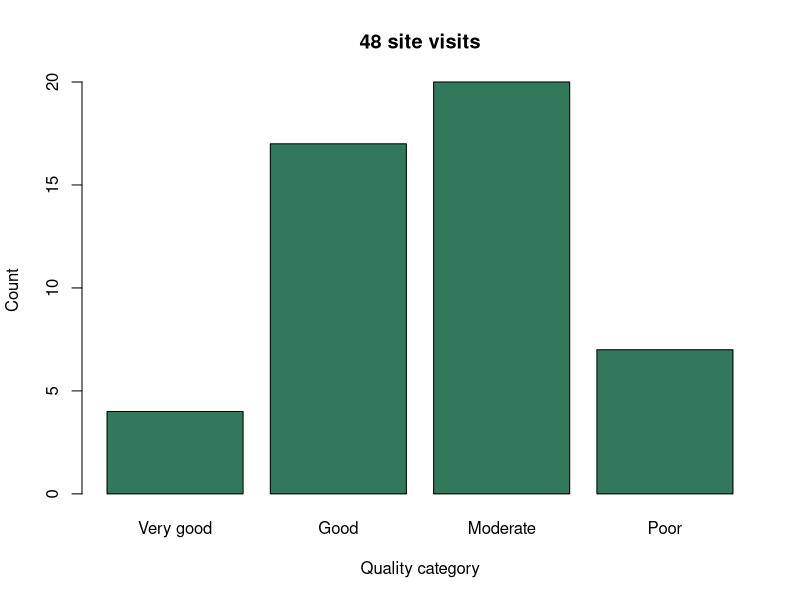
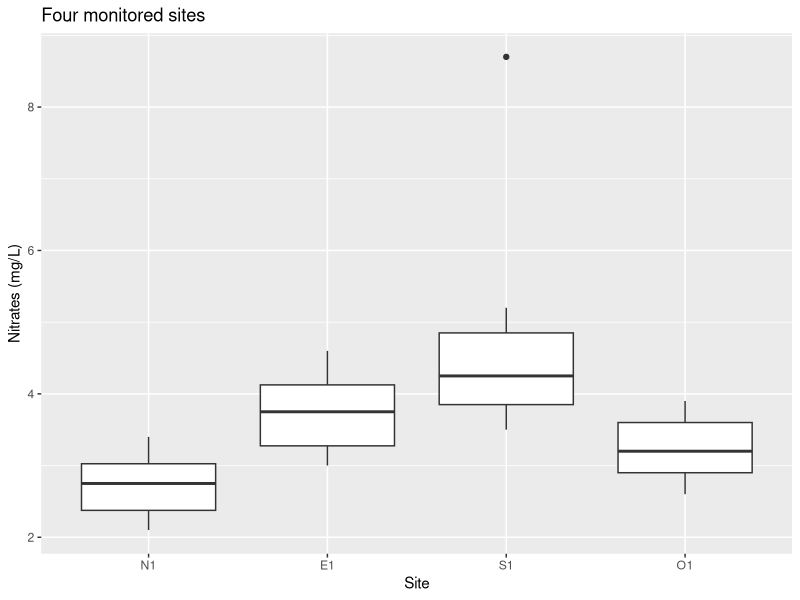
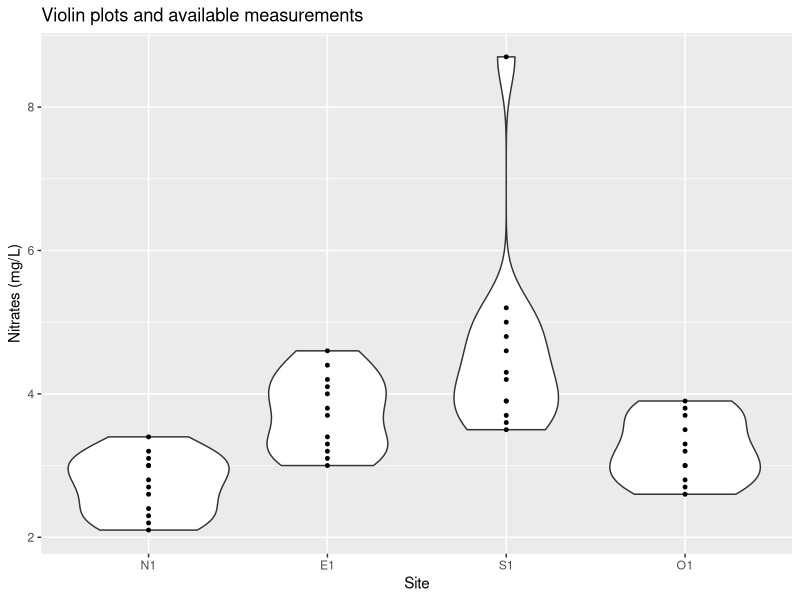
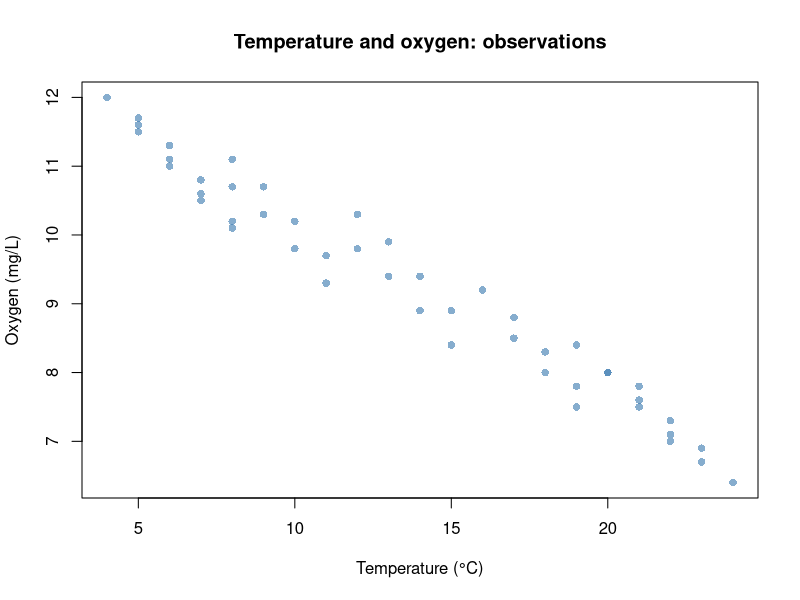
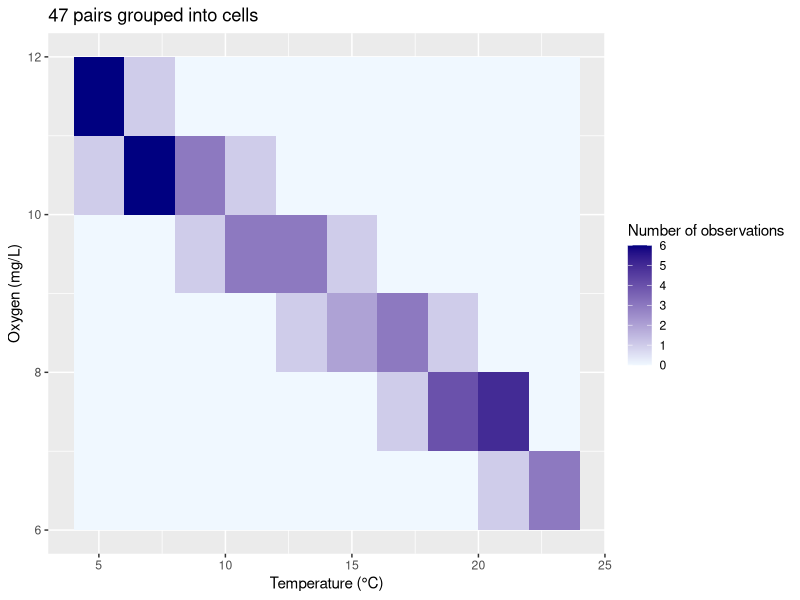
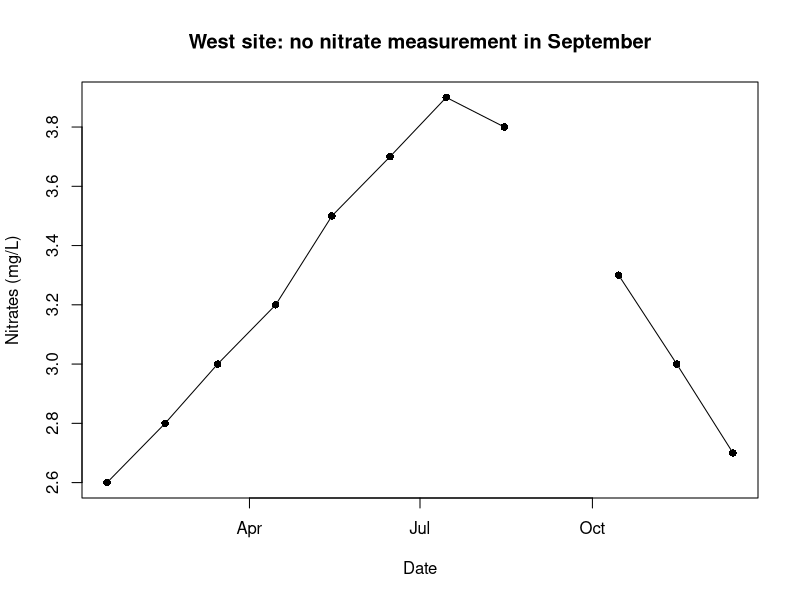
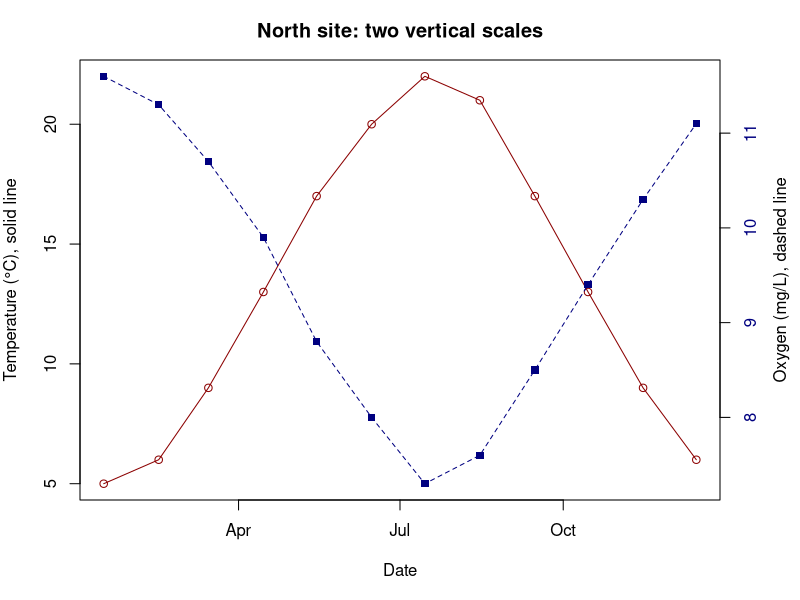

Write R code to recreate these figures, in order.
## ---- chunk 1
#| label: exemple-3-1-effectifs
# Block 1 : Counts
donnees <- read.csv("data/qualite_eau_visualisation.csv",
                    fileEncoding = "CP1252")
ordre <- c("très bonne", "bonne", "moyenne", "mauvaise")
effectifs <- table(factor(donnees$classe_qualite, levels = ordre))
print(effectifs)
cat("Missing categories:", sum(is.na(donnees$classe_qualite)), "\n")
## ---- chunk 2
#| label: exemple-3-1-barres
#| fig-width: 7
#| fig-height: 3.5
#| fig-alt: "Bar chart"
# Block 2 : Bar chart
barplot(effectifs, names.arg = c("Very good", "Good", "Moderate", "Poor"),
        col = "#32785a", xlab = "Quality category", ylab = "Count",
        main = "48 site visits")
## ---- chunk 3
#| label: exemple-3-1-proportions
# Block 3 : Percentages
pourcentages <- 100 * effectifs / sum(effectifs)
print(round(pourcentages, 1))
## ---- chunk 4
#| label: exemple-3-2-quartiles
# Block 4 : Quartiles
donnees <- read.csv("data/qualite_eau_visualisation.csv",
                    fileEncoding = "CP1252")
mesures <- donnees$nitrates_mg_l[donnees$site == "O1"]
valeurs <- mesures[!is.na(mesures)]
cat("Available:", length(valeurs), "Missing:", sum(is.na(mesures)), "\n")
quartiles <- quantile(valeurs, c(0.25, 0.5, 0.75), type = 7)
q1 <- quartiles[1]
mediane <- quartiles[2]
q3 <- quartiles[3]
print(quartiles)
## ---- chunk 5
#| label: exemple-3-2-bornes
# Block 5 : Whiskers
ecart_interquartile <- q3 - q1
borne_basse <- q1 - 1.5 * ecart_interquartile
borne_haute <- q3 + 1.5 * ecart_interquartile
interieur <- valeurs >= borne_basse & valeurs <= borne_haute
cat("Fences:", borne_basse, borne_haute, "mg/L\n")
cat("Whiskers (mg/L):", range(valeurs[interieur]), "\n")
cat("Flagged values (mg/L):", valeurs[!interieur], "\n")
## ---- chunk 6
#| label: exemple-3-2-groupes
#| fig-width: 7
#| fig-height: 3.5
#| fig-alt: "Compare sites"
# Block 6 : Compare sites
library(ggplot2)

donnees$site <- factor(donnees$site, levels = c("N1", "E1", "S1", "O1"))
mesures <- donnees[!is.na(donnees$nitrates_mg_l), ]
print(table(mesures$site))  # Available measurements
print(aggregate(nitrates_mg_l ~ site, data = mesures, FUN = median))
ggplot(mesures, aes(x = site, y = nitrates_mg_l)) +
  geom_boxplot() +
  labs(x = "Site", y = "Nitrates (mg/L)", title = "Four monitored sites")
## ---- chunk 7
#| label: exemple-3-2-violon
#| fig-width: 7
#| fig-height: 3.5
#| fig-alt: "Violin and observations"
# Block 7 : Violin and observations
ggplot(mesures, aes(x = site, y = nitrates_mg_l)) +
  geom_violin(trim = TRUE) +  # Stop at the observed extremes
  geom_point(size = 1) +
  labs(x = "Site", y = "Nitrates (mg/L)",
       title = "Violin plots and available measurements")
## ---- chunk 8
#| label: exemple-3-3-nuage
#| fig-width: 7
#| fig-height: 3.5
#| fig-alt: "Scatterplot"
# Block 8 : Scatterplot
donnees <- read.csv("data/qualite_eau_visualisation.csv",
                    fileEncoding = "CP1252")
colonnes <- c("temperature_c", "oxygene_mg_l")
paires <- donnees[complete.cases(donnees[colonnes]), colonnes]
cat("Complete pairs:", nrow(paires), "Excluded:", nrow(donnees) - nrow(paires), "\n")
plot(paires$temperature_c, paires$oxygene_mg_l,
     pch = 16, col = adjustcolor("steelblue", alpha.f = 0.65),
     xlab = "Temperature (°C)", ylab = "Oxygen (mg/L)",
     main = "Temperature and oxygen: observations")
## ---- chunk 9
#| label: exemple-3-3-grille
#| fig-width: 7
#| fig-height: 3.5
#| fig-alt: "Count grid"
# Block 9 : Count grid
library(ggplot2)

# Cells: 2 °C wide and 1 mg/L high
limites_x <- seq(4, 26, by = 2)
limites_y <- 5:13
ggplot(paires, aes(x = temperature_c, y = oxygene_mg_l)) +
  geom_bin_2d(breaks = list(x = limites_x, y = limites_y),
              closed = "left", drop = FALSE) +
  scale_fill_gradient(low = "aliceblue", high = "navy") +
  labs(x = "Temperature (°C)", y = "Oxygen (mg/L)",
       fill = "Number of observations", title = "47 pairs grouped into cells")
## ---- chunk 10
#| label: exemple-3-3-donnees
# Block 10 : Prepare dates
donnees$date <- as.Date(donnees$date, format = "%d.%m.%Y")
serie <- donnees[donnees$site == "O1", c("date", "nitrates_mg_l")]
serie <- serie[order(serie$date), ]
print(serie$date[is.na(serie$nitrates_mg_l)])
## ---- chunk 11
#| label: exemple-3-3-ligne
#| fig-width: 7
#| fig-height: 3.5
#| fig-alt: "Time series"
# Block 11 : Time series
plot(serie$date, serie$nitrates_mg_l, type = "o", pch = 16,
     xlab = "Date", ylab = "Nitrates (mg/L)",
     main = "West site: no nitrate measurement in September")
## ---- chunk 12
#| label: exemple-3-3-doubleaxes
#| fig-width: 7
#| fig-height: 3.5
#| fig-alt: "Two vertical axes"
# Block 12 : Two vertical axes
nord <- donnees[donnees$site == "N1", ]
nord <- nord[order(nord$date), ]
cat("Visits:", nrow(nord), "\n")  # 12 complete pairs at this site
par(mar = c(5, 4, 3, 4))  # Space for both vertical axes
plot(nord$date, nord$temperature_c, type = "o", col = "darkred",
     xlab = "Date", ylab = "Temperature (°C), solid line",
     main = "North site: two vertical scales")
par(new = TRUE)  # Overlay the second series
plot(nord$date, nord$oxygene_mg_l, type = "o", pch = 15, lty = 2,
     col = "navy", axes = FALSE, xlab = "", ylab = "")
axis(4, col.axis = "navy")
mtext("Oxygen (mg/L), dashed line", side = 4, line = 2.5)
par(new = FALSE)
